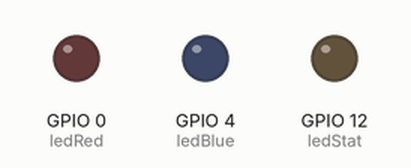
Bench run of a sketch on a simulated ESP8266 (NodeMCU). On the bench: output pins drawn as LEDs (lit = HIGH). WiFi joins after 1.5 s; servers stay silent unless stated; uploads are accepted with an empty reply; what the sketch prints to the serial monitor is not drawn.

Above: at 3.5 s.
At 5.4 s:
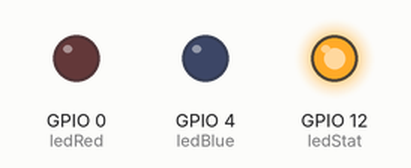
Timing chart, 0 to 6.8 s (numbered marks = the images above):
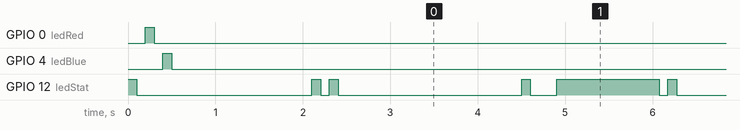

Measured:
- by itself, GPIO 12 (ledStat): moves between LOW and HIGH, repeating every 37.7 s
- by itself, everything shown: repeats every 3.8 s, in 4 steps

The sketch:

WiFiClientOnOffController.ino
```cpp
/*
 *  This sketch sends data via HTTP GET requests to data.sparkfun.com service.
 *
 *  You need to get streamId and privateKey at data.sparkfun.com and paste them
 *  below. Or just customize this script to talk to other HTTP servers.
 *
 */

#include <ESP8266WiFi.h>

const char* ssid     = "BTHub4-6TPJ";
const char* password = "649c46a487";

const char* host = "192.168.1.77";
const int httpPort = 8080;

const char* deviceId   = "0001";
const char* sw1Key = "sw1";
const char* sw1ON = "sw1ON";
const char* sw1OFF = "sw1OFF";

const char* sw2Key = "sw2";
const char* sw2ON = "sw2ON";
const char* sw2OFF = "sw2OFF";

const int ledRed = 0;
const int ledBlue = 4;
const int ledStat = 12;

String response = "";

void blinkStat(){
  digitalWrite(ledStat, HIGH);
  delay(100);
  digitalWrite(ledStat, LOW);
  delay(100);
}

void blinkLed(int led){
  digitalWrite(led, HIGH);
  delay(100);
  digitalWrite(led, LOW);
  delay(100);
}

void setup() {
  pinMode(ledStat, OUTPUT);
  pinMode(ledRed, OUTPUT);
  pinMode(ledBlue, OUTPUT);


  Serial.begin(115200);
  blinkStat();
  blinkLed(ledRed);
  blinkLed(ledBlue);
  // We start by connecting to a WiFi network

  Serial.println();
  Serial.print("Booting deviceId: ");
  Serial.println(ESP.getChipId());
  Serial.println();
  Serial.print("Connecting to ");
  Serial.println(ssid);

  WiFi.begin(ssid, password);

  while (WiFi.status() != WL_CONNECTED) {
    delay(500);
    Serial.print(".");
  }

  blinkStat();
  blinkStat();
  Serial.println("");
  Serial.println("WiFi connected");
  Serial.println("IP address: ");
  Serial.println(WiFi.localIP());
}

int value = 0;

void processResponse(String resp){
    Serial.print("Processing response: ");
    Serial.println(resp);
    if(resp.indexOf(sw1ON) > -1){
      digitalWrite(ledRed, HIGH);
    }
    if(resp.indexOf(sw1OFF) > -1){
      digitalWrite(ledRed, LOW);
    }
    if(resp.indexOf(sw2ON) > -1){
      digitalWrite(ledBlue, HIGH);
    }
    if(resp.indexOf(sw2OFF) > -1){
      digitalWrite(ledBlue, LOW);
    }
}

void loop() {
  delay(2000);
  ++value;
  blinkStat();
  Serial.print("connecting to ");
  Serial.println(host);

  // Use WiFiClient class to create TCP connections
  WiFiClient client;
  if (!client.connect(host, httpPort)) {
    Serial.println("connection failed");
    return;
  }

  // We now create a URI for the request
  String url = "/ctrl/";
  url += deviceId;
  url += "/";
  url += sw1Key;

  Serial.print("Requesting URL: ");
  Serial.println(url);

  digitalWrite(ledStat, HIGH);

  // This will send the request to the server
  client.print(String("GET ") + url + " HTTP/1.1\r\n" +
           "Host: " + host + "\r\n\r\n");

  delay(100);

  response = "";
  // Read all the lines of the reply from server and print them to Serial
  while(client.available()){
    String line = client.readStringUntil('\r');
    Serial.print(line);
    response = response + line;
  }
  processResponse(response);

  digitalWrite(ledStat, LOW);
  delay(100);
  digitalWrite(ledStat, HIGH);

  // We now create a URI for the request
  url = "/ctrl/";
  url += deviceId;
  url += "/";
  url += sw2Key;

  Serial.print("Requesting URL: ");
  Serial.println(url);

  // This will send the request to the server
  client.print(String("GET ") + url + " HTTP/1.1\r\n" +
               "Host: " + host + "\r\n" +
               "Connection: close\r\n\r\n");
  delay(100);

  response = "";
  // Read all the lines of the reply from server and print them to Serial
  while(client.available()){
    String line = client.readStringUntil('\r');
    Serial.print(line);
    response = response + line;
  }
  processResponse(response);

  digitalWrite(ledStat, LOW);

  Serial.println();
  Serial.println("closing connection");
}
```
